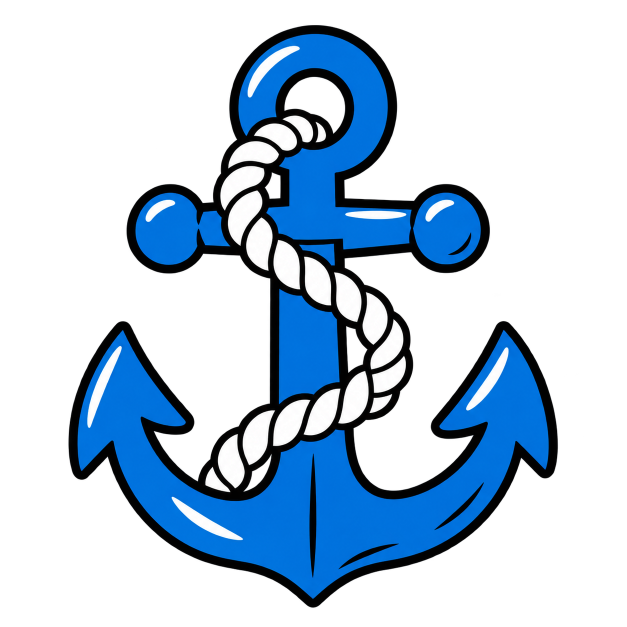
#> input picture docs/art_redo/gpt/peckeye/anchor.png, 1254 x 1254 px, given in place of walleye.png, which was not available (shown at 1/2 size)
$ python import_symbol_art.py ../docs/art_redo/gpt/peckeye/anchor.png
#> lines starting #> are read from the running program, lines starting #| are printed output that depends on the picture
"""Puts the redrawn tier symbols into the core pack (G, after M8.6: the code-drawn symbols were
too crude).

Seven forms have pictures made outside the code. Six were painted by GPT image from the prompts
G ran (kept untouched in docs/art_redo/gpt/<form>/<key>.png); Lucky Spur is the redraw in
docs/art_redo/6_jsr_spur/ (SVG written by draw.py there, turned into PNG by docs/art_redo/render.py).
Nugget Rush still has the code-drawn nuggets of tools/make_ticket_art.py.

    python tools/import_symbol_art.py            # writes packs/core/art/<key>.png and <key>_large.png
    python tools/import_symbol_art.py --sheet    # also docs/art_redo/symbols.png, every symbol on one page

Each source picture is trimmed to what is drawn, fitted into a square with the same margin for
every symbol and saved twice, as the game expects: <key>_large.png (1024 px) and <key>.png (512 px).
To change a symbol, replace its source picture (square or not, transparent background) and run this
again. Needs Pillow.
"""
import os
import sys

from PIL import Image

ROOT = os.path.dirname(os.path.dirname(os.path.abspath(__file__)))
ART = os.path.join(ROOT, "packs", "core", "art")
REDO = os.path.join(ROOT, "docs", "art_redo")
FILL = 0.90  # the longer side of the drawing, as a share of the square

# form id: (source folder under docs/art_redo, its tier keys)
SOURCES = {
    "catch": ("gpt/catch", ["walleye", "bobber", "boot", "worm"]),
    "plate": ("gpt/plate", ["egg", "stack", "mug", "pie"]),
    "spur": ("6_jsr_spur", ["shoe", "star", "hat", "cactus"]),
    "order": ("gpt/order", ["rooster", "hen", "chick", "whole_egg"]),
    "kabawk": ("gpt/kabawk", ["bomb", "c4", "grenade", "shell"]),
    "flock": ("gpt/flock", ["uncle", "liberty", "bell", "rocket"]),
    "peckeye": ("gpt/peckeye", ["sailor", "spinach", "anchor", "pipe"]),
}
# Front pictures built from a symbol's source: name: (source, pixel size, height as a share of the
# box, where its middle sits across the box). The picture stands on the bottom edge of its box, as
# the code-drawn one did. Peckeye's box reaches up behind the title, so the sailor stays below it.
HEROES = {"peckeye_hero": ("gpt/peckeye/sailor.png", (1032, 888), 0.82, 0.57)}


def trimmed(path):
    """The picture cut down to what is drawn, with nearly solid pixels made solid (GPT image
    leaves its solid areas at alpha 253 or 254)."""
#> called with path = 'docs/art_redo/gpt/catch/walleye.png'
    im = Image.open(path).convert("RGBA")
#> im is the input picture: PIL image 1254x1254 RGBA; mean R, G, B, A 12.5, 32.6, 51.8, 83.9
    alpha = im.getchannel("A").point(lambda v: 255 if v >= 250 else v)
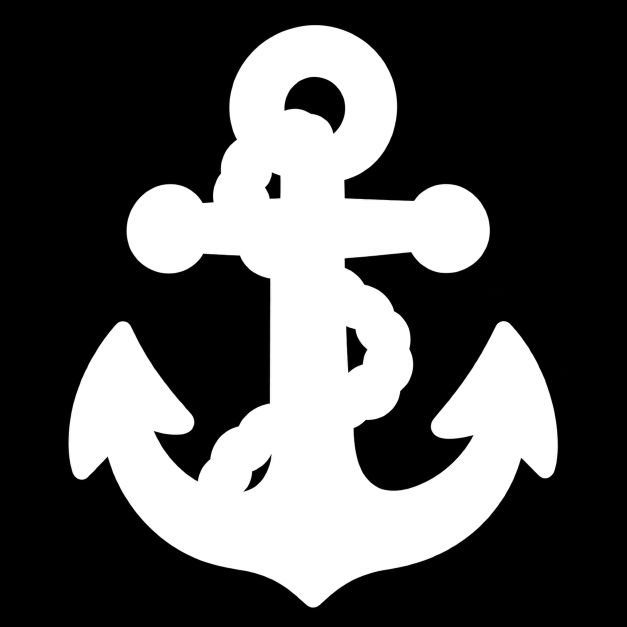
#> alpha: PIL image 1254x1254 L (shown at 1/2 size); min 0, max 255, mean 84.3
    im.putalpha(alpha)
    return im.crop(alpha.point(lambda v: 255 if v > 16 else 0).getbbox())
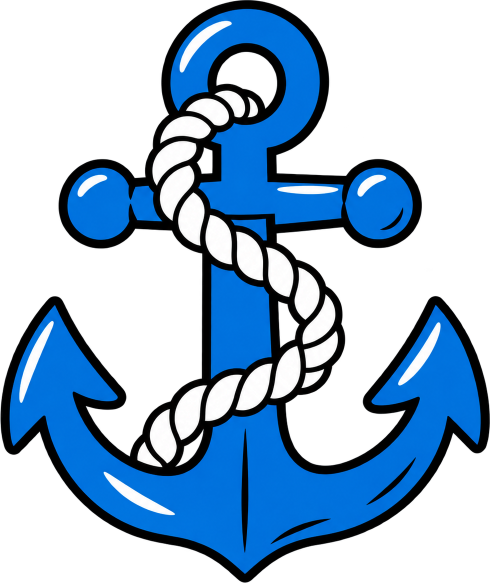
#> returned value: PIL image 980x1166 RGBA (shown at 1/2 size); mean R, G, B, A 17.2, 44.9, 71.3, 116.1; transparent parts drawn white


def fitted(im, size, fill=FILL):
#> called with size = 1024, fill = 0.9
    scale = fill * size / max(im.size)
#> scale = 0.79
    w, h = max(1, round(im.size[0] * scale)), max(1, round(im.size[1] * scale))
#> w = 775; h = 922
    out = Image.new("RGBA", (size, size), (0, 0, 0, 0))
#> out: PIL image 1024x1024 RGBA; every value is 0
    out.alpha_composite(im.resize((w, h), Image.LANCZOS), ((size - w) // 2, (size - h) // 2))
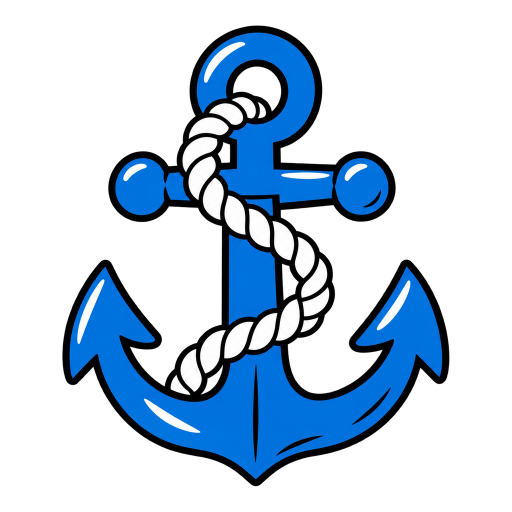
#> out: PIL image 1024x1024 RGBA (shown at 1/2 size); mean R, G, B, A 11.7, 30.6, 48.6, 79.1; transparent parts drawn white
    return out


def main():
    count = 0
    for form, (folder, keys) in SOURCES.items():
        for key in keys:
            im = trimmed(os.path.join(REDO, folder, key + ".png"))
            fitted(im, 1024).save(os.path.join(ART, key + "_large.png"))
            fitted(im, 512).save(os.path.join(ART, key + ".png"))
#> call 2 of fitted, with size = 512, fill = 0.9
#> in fitted (call 2), `out = Image.new("RGBA", (size, size), (0, 0, 0, 0))`: out: PIL image 512x512 RGBA; every value is 0
#> in fitted (call 2), `out.alpha_composite(im.resize((w, h), Image.LANCZOS), ((size - w) // 2..`:
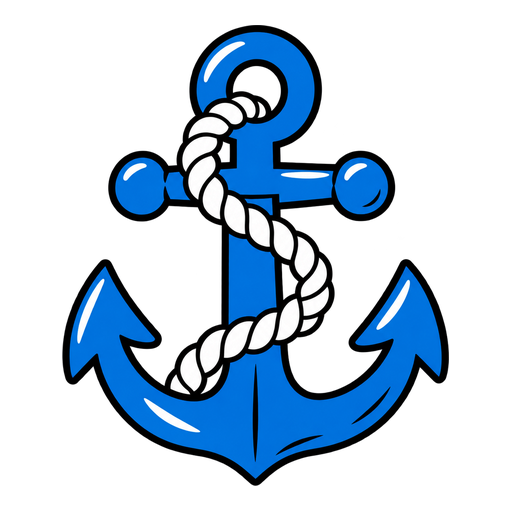
#> out: PIL image 512x512 RGBA; mean R, G, B, A 11.7, 30.6, 48.6, 79; transparent parts drawn white
            count += 2
    for name, (src, (w, h), share, middle) in HEROES.items():
        im = trimmed(os.path.join(REDO, src))
        scale = min(w / im.size[0], share * h / im.size[1])
        im = im.resize((round(im.size[0] * scale), round(im.size[1] * scale)), Image.LANCZOS)
        out = Image.new("RGBA", (w, h), (0, 0, 0, 0))
        out.alpha_composite(im, (min(w - im.size[0], max(0, round(w * middle - im.size[0] / 2))), h - im.size[1]))
        out.save(os.path.join(ART, name + ".png"))
        count += 1
    if "--sheet" in sys.argv:
        cell, cols = 256, 4
        keys = [k for _, ks in SOURCES.values() for k in ks]
        rows = (len(keys) + cols - 1) // cols
        sheet = Image.new("RGBA", (cols * cell * 2, rows * cell), "#8fa3ad")
        for i, key in enumerate(keys):
            # the large one filling its cell, and beside it the small one at about the printed size
            x, y = (i % cols) * cell * 2, (i // cols) * cell
            sheet.alpha_composite(Image.open(os.path.join(ART, key + "_large.png")).resize((cell, cell), Image.LANCZOS), (x, y))
            small = Image.open(os.path.join(ART, key + ".png")).resize((64, 64), Image.LANCZOS)
            sheet.alpha_composite(small, (x + cell + 32, y + (cell - 64) // 2))
        sheet.convert("RGB").save(os.path.join(REDO, "symbols.png"))
    print("wrote %d images" % count)


if __name__ == "__main__":
#> (the run stopped early here; a loop or call above may not have finished)

$ run again, on docs/art_redo/gpt/peckeye/pipe.png
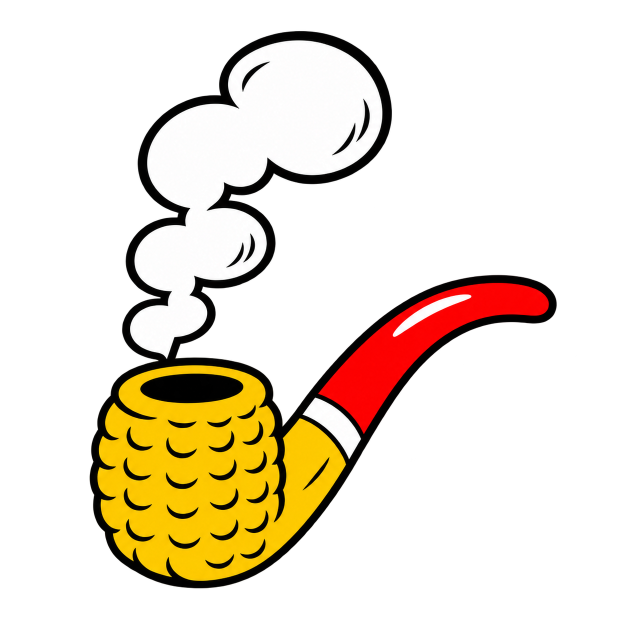
#> input picture docs/art_redo/gpt/peckeye/pipe.png, 1254 x 1254 px, given in place of walleye.png, which was not available (shown at 1/2 size)
#> in trimmed, im is the input picture: PIL image 1254x1254 RGBA; mean R, G, B, A 51.1, 40.5, 24.2, 69.3
#> in trimmed, `return im.crop(alpha.point(lambda v: 255 if v > 16 else 0).getbbox())`:
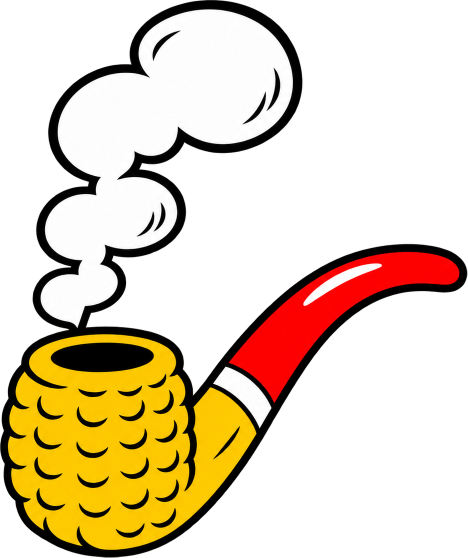
#> returned value: PIL image 935x1115 RGBA (shown at 1/2 size); mean R, G, B, A 77.1, 61.1, 36.5, 105; transparent parts drawn white
#> in fitted (call 2), `out.alpha_composite(im.resize((w, h), Image.LANCZOS), ((size - w) // 2..`:
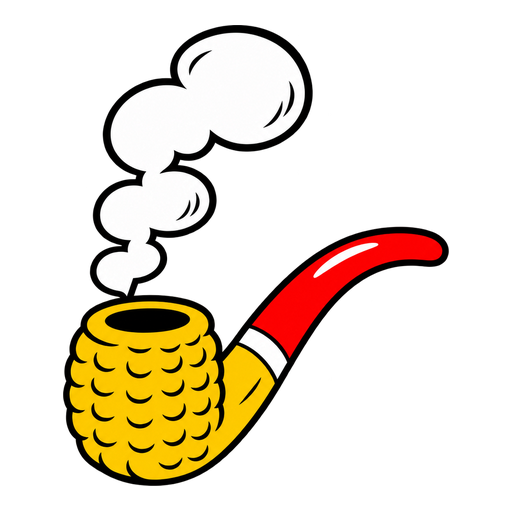
#> out: PIL image 512x512 RGBA; mean R, G, B, A 52.3, 41.5, 24.8, 71.3; transparent parts drawn white

$ run again, on docs/art_redo/gpt/peckeye/spinach.png
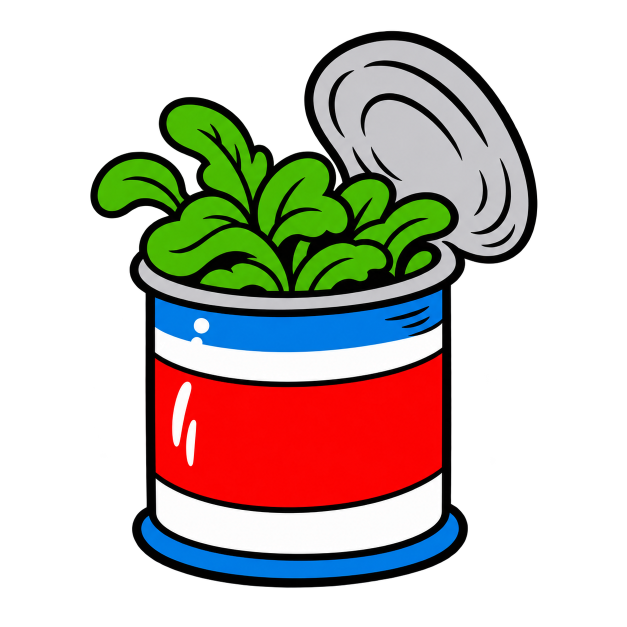
#> input picture docs/art_redo/gpt/peckeye/spinach.png, 1254 x 1254 px, given in place of walleye.png, which was not available (shown at 1/2 size)
#> in trimmed, im is the input picture: PIL image 1254x1254 RGBA; mean R, G, B, A 54.9, 46.2, 38.1, 107.7
#> in trimmed, `return im.crop(alpha.point(lambda v: 255 if v > 16 else 0).getbbox())`:
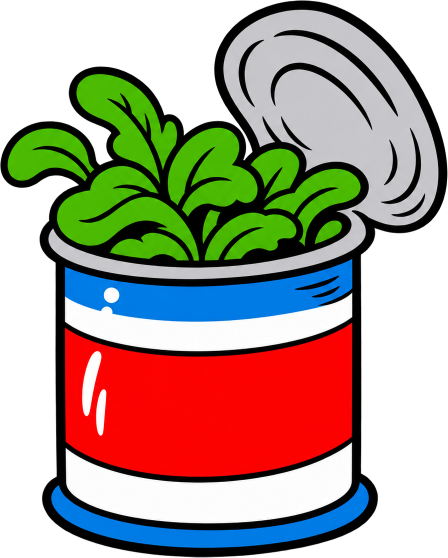
#> returned value: PIL image 896x1115 RGBA (shown at 1/2 size); mean R, G, B, A 86.4, 72.7, 60, 170.4; transparent parts drawn white
#> in fitted (call 2), `out.alpha_composite(im.resize((w, h), Image.LANCZOS), ((size - w) // 2..`:
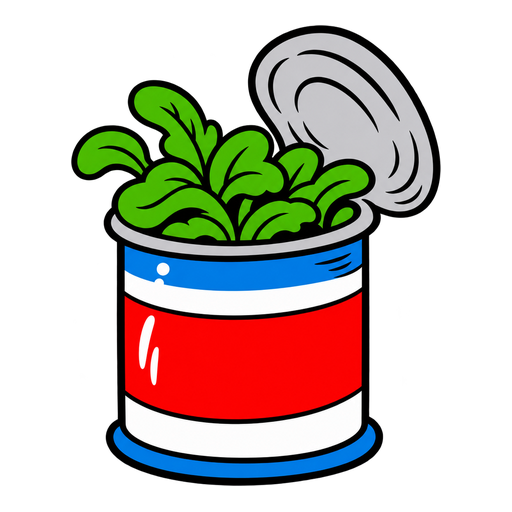
#> out: PIL image 512x512 RGBA; mean R, G, B, A 56.3, 47.4, 39.1, 110.9; transparent parts drawn white
